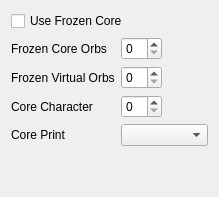
          <widget class="QWidget" name="AdvancedFrozenCore">
           <layout class="QVBoxLayout" name="verticalLayout_17">
            <item>
             <widget class="QCheckBox" name="qui_frozen_core">
              <property name="text">
               <string>Use Frozen Core</string>
              </property>
             </widget>
            </item>
            <item>
             <layout class="QGridLayout">
              <item row="0" column="1">
               <widget class="QSpinBox" name="n_frozen_core"/>
              </item>
              <item row="1" column="1">
               <widget class="QSpinBox" name="n_frozen_virtual"/>
              </item>
              <item row="0" column="0">
               <widget class="QLabel" name="label_123">
                <property name="text">
                 <string>Frozen Core Orbs</string>
                </property>
               </widget>
              </item>
              <item row="1" column="0">
               <widget class="QLabel" name="label_234">
                <property name="text">
                 <string>Frozen Virtual Orbs</string>
                </property>
               </widget>
              </item>
              <item row="0" column="2">
               <spacer name="horizontalSpacer_5">
                <property name="orientation">
                 <enum>Qt::Horizontal</enum>
                </property>
                <property name="sizeHint" stdset="0">
                 <size>
                  <width>40</width>
                  <height>20</height>
                 </size>
                </property>
               </spacer>
              </item>
              <item row="2" column="0">
               <widget class="QLabel" name="label_92">
                <property name="text">
                 <string>Core Character</string>
                </property>
               </widget>
              </item>
              <item row="2" column="1">
               <widget class="QSpinBox" name="core_character"/>
              </item>
              <item row="3" column="0">
               <widget class="QLabel" name="label_93">
                <property name="text">
                 <string>Core Print</string>
                </property>
               </widget>
              </item>
              <item row="3" column="1" colspan="2">
               <widget class="QComboBox" name="core_character_print"/>
              </item>
             </layout>
            </item>
            <item>
             <spacer>
              <property name="orientation">
               <enum>Qt::Vertical</enum>
              </property>
              <property name="sizeHint" stdset="0">
               <size>
                <width>20</width>
                <height>40</height>
               </size>
              </property>
             </spacer>
            </item>
           </layout>
          </widget>
